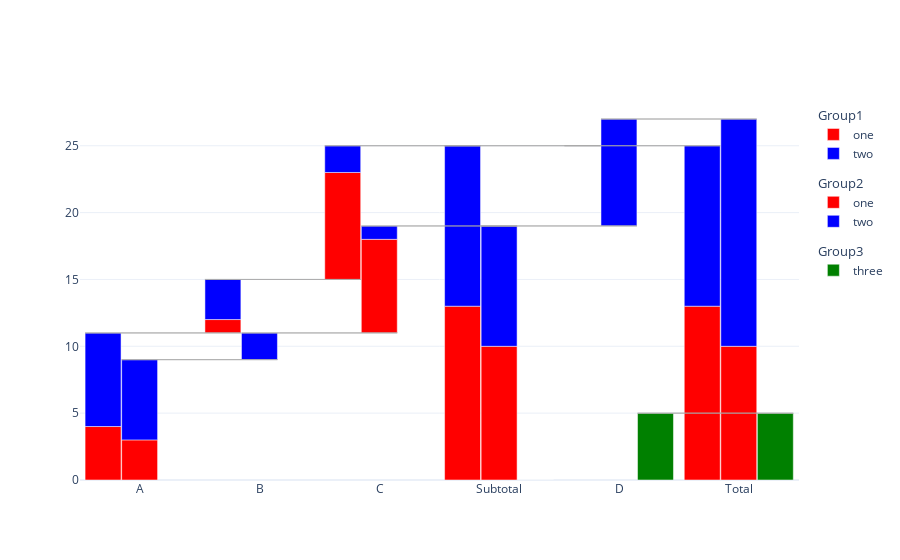

Notebook cell for this chart:
### Markdown cell above
One can also leave out the *group* layer and directly specify the *category* colors:

### Code cell
df = pd.DataFrame({
    "X": ["A", "B", "C"]*4 + ["D", "D" ], 
    # "Y": np.random.randint(0, 10, 6), 
    "Y": [4, 1, 8, 7, 3, 2] + [i-1 for i in [4, 1, 8, 7, 3, 2]] + [8, 5],
    "category": ["one"]*3+["two"]*3 + ["one"]*3+["two"]*3 + ["two", "three"],
    "group": ["Group1"]*6 + ["Group2"]*6 + ["Group2", "Group3"]
})

colors = {
    "one": "red", "two": "blue", "three": "green"
}

c = Waterfall(df, x="X", y="Y", category="category", colors=colors, group="group", total=True, subtotals={"C": "Subtotal"})
fig = c.get_fig()
fig

### Figure 1 — Plotly figure (JSON) as saved in the notebook; plotly's stock layout.template omitted (floating-point values rounded to 4 significant figures)
{"data": [{"base": [0, 11, 15, 0, 0, 0], "legendgroup": "Group1", "legendgrouptitle": {"text": "Group1"}, "marker": {"color": "red"}, "name": "one", "offset": -0.4575, "offsetgroup": "0", "type": "bar", "width": 0.3, "x": [0, 1, 2, 3, 4, 5], "y": [4, 1, 8, 13, null, 13]}, {"base": [4, 12, 23, 13, 0, 13], "legendgroup": "Group1", "legendgrouptitle": {"text": "Group1"}, "marker": {"color": "blue"}, "name": "two", "offset": -0.4575, "offsetgroup": "0", "type": "bar", "width": 0.3, "x": [0, 1, 2, 3, 4, 5], "y": [7, 3, 2, 12, null, 12]}, {"base": [0, 9, 11, 0, 19, 0], "legendgroup": "Group2", "legendgrouptitle": {"text": "Group2"}, "marker": {"color": "red"}, "name": "one", "offset": -0.1525, "offsetgroup": "1", "type": "bar", "width": 0.3, "x": [0, 1, 2, 3, 4, 5], "y": [3, 0, 7, 10, null, 10]}, {"base": [3, 9, 18, 10, 19, 10], "legendgroup": "Group2", "legendgrouptitle": {"text": "Group2"}, "marker": {"color": "blue"}, "name": "two", "offset": -0.1525, "offsetgroup": "1", "type": "bar", "width": 0.3, "x": [0, 1, 2, 3, 4, 5], "y": [6, 2, 1, 9, 8, 17]}, {"base": [0, 0, 0, 0, 0, 0], "legendgroup": "Group3", "legendgrouptitle": {"text": "Group3"}, "marker": {"color": "green"}, "name": "three", "offset": 0.1525, "offsetgroup": "2", "type": "bar", "width": 0.3, "x": [0, 1, 2, 3, 4, 5], "y": [null, null, null, 0, 5, 5]}], "layout": {"shapes": [{"line": {"color": "darkgrey", "width": 0.75}, "x0": -0.4575, "x1": 0.8425, "y0": 11, "y1": 11}, {"line": {"color": "darkgrey", "width": 0.75}, "x0": 0.5425, "x1": 1.843, "y0": 15, "y1": 15}, {"line": {"color": "darkgrey", "width": 0.75}, "x0": 1.542, "x1": 2.842, "y0": 25, "y1": 25}, {"line": {"color": "darkgrey", "width": 0.75}, "x0": 2.542, "x1": 3.842, "y0": 25, "y1": 25}, {"line": {"color": "darkgrey", "width": 0.75}, "x0": 3.542, "x1": 4.843, "y0": 25, "y1": 25}, {"line": {"color": "darkgrey", "width": 0.75}, "x0": -0.1525, "x1": 1.147, "y0": 9, "y1": 9}, {"line": {"color": "darkgrey", "width": 0.75}, "x0": 0.8475, "x1": 2.147, "y0": 11, "y1": 11}, {"line": {"color": "darkgrey", "width": 0.75}, "x0": 1.847, "x1": 3.147, "y0": 19, "y1": 19}, {"line": {"color": "darkgrey", "width": 0.75}, "x0": 2.848, "x1": 4.147, "y0": 19, "y1": 19}, {"line": {"color": "darkgrey", "width": 0.75}, "x0": 3.848, "x1": 5.147, "y0": 27, "y1": 27}, {"line": {"color": "darkgrey", "width": 0.75}, "x0": 4.152, "x1": 5.453, "y0": 5, "y1": 5}], "xaxis": {"tickmode": "array", "ticktext": ["A", "B", "C", "Subtotal", "D", "Total"], "tickvals": [0, 1, 2, 3, 4, 5]}}}
